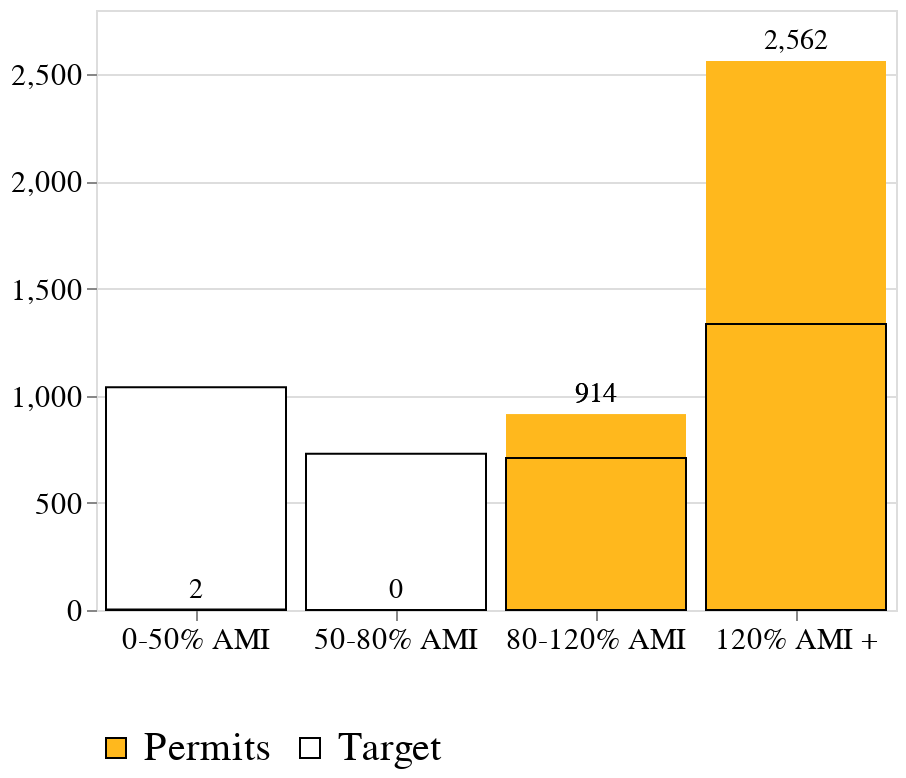

Notebook code cell kept with this figure:
### Code cell
bars = alt.Chart(rhna_10_expo).mark_bar().encode(
    alt.X('ami:O',title=" ",axis=alt.Axis( labelAngle=360),sort=['0-50% AMI', '50-80% AMI', '80-120% AMI', '120% AMI +']),
    alt.Y('value:Q',title=""),
    color=alt.condition(
      alt.datum.order > 2,
      alt.value("#FFB81D"),  # The positive color
      alt.value("#FFFFFF")),order=alt.Order(
      # Sort the segments of the bars by this field
      'order',
      sort='ascending'))

bars2 = alt.Chart(rhna_10_expo).mark_bar().encode(
    alt.X('ami:O',title=" ",axis=alt.Axis( labelAngle=360),sort=['0-50% AMI', '50-80% AMI', '80-120% AMI', '120% AMI +']),
    alt.Y('value:Q',title=""),
    color=alt.condition(
      alt.datum.order > 2,
      alt.value("#FFB81D"),  # The positive color
      alt.value("#FFFFFF")),order=alt.Order(
      # Sort the segments of the bars by this field
      'order',
      sort='ascending'))

bars3 = alt.Chart(rhna_10_expo).mark_bar(stroke="#000000").encode(
    alt.X('ami:O',title=" ",axis=alt.Axis( labelAngle=360),sort=['0-50% AMI', '50-80% AMI', '80-120% AMI', '120% AMI +']),
    alt.Y('value:Q',title=""),
    color=alt.condition(
      alt.datum.order > 2,
      alt.value("#FFB81D"),  # The positive color
      alt.value("#FFFFFF")),order=alt.Order(
      # Sort the segments of the bars by this field
      'order',
      sort='ascending'),
    opacity=alt.condition( 'datum.back <= 1', alt.value(1), alt.value(0)))


text = alt.Chart(rhna_10_expo).mark_text(fontSize = 14,color='black',dy=-10).encode(
    x=alt.X('ami:O',sort=['0-50% AMI', '50-80% AMI', '80-120% AMI', '120% AMI +']),
    y=alt.Y('label:Q',scale=alt.Scale(domain=[0, 2700])),
    detail='label:O',
    text=alt.Text('label:O'),
    opacity=alt.condition( 'datum.value < 210', alt.value(1), alt.value(0))
)

text2 = alt.Chart(rhna_10_expo).mark_text(fontSize = 14,color='black',dy=-10).encode(
    x=alt.X('ami:O',sort=['0-50% AMI', '50-80% AMI', '80-120% AMI', '120% AMI +']),
    y=alt.Y('label:Q',scale=alt.Scale(domain=[0, 2700])),
    detail='label:O',
    text=alt.Text('label:O'),
    opacity=alt.condition( 'datum.label > 210 & datum.label < 2000', alt.value(1), alt.value(0))
)

text3 = alt.Chart(rhna_10_expo).mark_text(fontSize = 14,color='black',dy=-10).encode(
    x=alt.X('ami:O',sort=['0-50% AMI', '50-80% AMI', '80-120% AMI', '120% AMI +']),
    y=alt.Y('label:Q',scale=alt.Scale(domain=[0, 2700])),
    detail='label:O',
    text=alt.Text('label:O',format=','),
    opacity=alt.condition( 'datum.label > 2000', alt.value(1), alt.value(0))
)

legend1 = alt.Chart(legend).mark_bar(stroke="#000000").encode(
    alt.X('ami:O',title=" ",axis=alt.Axis( labelAngle=360),sort=['0-50% AMI', '50-80% AMI', '80-120% AMI', '120% AMI +']),
    alt.Y('value:Q',title=""),
    color=alt.Color('variable:O',title="",scale=alt.Scale(domain=[
                        'Permits', 'Target'],range=["#FFB81D","#FFFFFF"])),order=alt.Order(
      # Sort the segments of the bars by this field
      'order',
      sort='ascending'))

layer = alt.layer(legend1,
    bars,bars2,bars3,
    text,text2,text3
    
).configure_legend(symbolStrokeWidth=1,orient="bottom",direction="horizontal",labelLimit= 0,titleLimit=0,titleFontSize=18,
labelFontSize=20,labelFont="Georgia",titleFont="Georgia").configure_axis(domain=False,labelFont='Georgia',titleFont='Georgia',titleFontWeight="normal",labelFontSize=15,titleFontSize=15).properties(
    width=400
)
layer

### Figure 1 — Vega-Lite specification as saved in the notebook (floating-point values rounded to 4 significant figures)
{"config": {"view": {"continuousWidth": 400, "continuousHeight": 300}, "axis": {"domain": false, "labelFont": "Georgia", "labelFontSize": 15, "titleFont": "Georgia", "titleFontSize": 15, "titleFontWeight": "normal"}, "legend": {"direction": "horizontal", "labelFont": "Georgia", "labelFontSize": 20, "labelLimit": 0, "orient": "bottom", "symbolStrokeWidth": 1, "titleFont": "Georgia", "titleFontSize": 18, "titleLimit": 0}}, "layer": [{"data": {"name": "data-279389264ffdc315b93c6574a35330cc"}, "mark": {"type": "bar", "stroke": "#000000"}, "encoding": {"color": {"field": "variable", "scale": {"domain": ["Permits", "Target"], "range": ["#FFB81D", "#FFFFFF"]}, "title": "", "type": "ordinal"}, "order": {"field": "order", "sort": "ascending", "type": "quantitative"}, "x": {"axis": {"labelAngle": 360}, "field": "ami", "sort": ["0-50% AMI", "50-80% AMI", "80-120% AMI", "120% AMI +"], "title": " ", "type": "ordinal"}, "y": {"field": "value", "title": "", "type": "quantitative"}}}, {"data": {"name": "data-8bc3da53ccfdc1d273914fc40c5dd749"}, "mark": "bar", "encoding": {"color": {"condition": {"value": "#FFB81D", "test": "(datum.order > 2)"}, "value": "#FFFFFF"}, "order": {"field": "order", "sort": "ascending", "type": "quantitative"}, "x": {"axis": {"labelAngle": 360}, "field": "ami", "sort": ["0-50% AMI", "50-80% AMI", "80-120% AMI", "120% AMI +"], "title": " ", "type": "ordinal"}, "y": {"field": "value", "title": "", "type": "quantitative"}}}, {"data": {"name": "data-8bc3da53ccfdc1d273914fc40c5dd749"}, "mark": "bar", "encoding": {"color": {"condition": {"value": "#FFB81D", "test": "(datum.order > 2)"}, "value": "#FFFFFF"}, "order": {"field": "order", "sort": "ascending", "type": "quantitative"}, "x": {"axis": {"labelAngle": 360}, "field": "ami", "sort": ["0-50% AMI", "50-80% AMI", "80-120% AMI", "120% AMI +"], "title": " ", "type": "ordinal"}, "y": {"field": "value", "title": "", "type": "quantitative"}}}, {"data": {"name": "data-8bc3da53ccfdc1d273914fc40c5dd749"}, "mark": {"type": "bar", "stroke": "#000000"}, "encoding": {"color": {"condition": {"value": "#FFB81D", "test": "(datum.order > 2)"}, "value": "#FFFFFF"}, "opacity": {"condition": {"value": 1, "test": "datum.back <= 1"}, "value": 0}, "order": {"field": "order", "sort": "ascending", "type": "quantitative"}, "x": {"axis": {"labelAngle": 360}, "field": "ami", "sort": ["0-50% AMI", "50-80% AMI", "80-120% AMI", "120% AMI +"], "title": " ", "type": "ordinal"}, "y": {"field": "value", "title": "", "type": "quantitative"}}}, {"data": {"name": "data-8bc3da53ccfdc1d273914fc40c5dd749"}, "mark": {"type": "text", "color": "black", "dy": -10, "fontSize": 14}, "encoding": {"detail": {"field": "label", "type": "ordinal"}, "opacity": {"condition": {"value": 1, "test": "datum.value < 210"}, "value": 0}, "text": {"field": "label", "type": "ordinal"}, "x": {"field": "ami", "sort": ["0-50% AMI", "50-80% AMI", "80-120% AMI", "120% AMI +"], "type": "ordinal"}, "y": {"field": "label", "scale": {"domain": [0, 2700]}, "type": "quantitative"}}}, {"data": {"name": "data-8bc3da53ccfdc1d273914fc40c5dd749"}, "mark": {"type": "text", "color": "black", "dy": -10, "fontSize": 14}, "encoding": {"detail": {"field": "label", "type": "ordinal"}, "opacity": {"condition": {"value": 1, "test": "datum.label > 210 & datum.label < 2000"}, "value": 0}, "text": {"field": "label", "type": "ordinal"}, "x": {"field": "ami", "sort": ["0-50% AMI", "50-80% AMI", "80-120% AMI", "120% AMI +"], "type": "ordinal"}, "y": {"field": "label", "scale": {"domain": [0, 2700]}, "type": "quantitative"}}}, {"data": {"name": "data-8bc3da53ccfdc1d273914fc40c5dd749"}, "mark": {"type": "text", "color": "black", "dy": -10, "fontSize": 14}, "encoding": {"detail": {"field": "label", "type": "ordinal"}, "opacity": {"condition": {"value": 1, "test": "datum.label > 2000"}, "value": 0}, "text": {"field": "label", "format": ",", "type": "ordinal"}, "x": {"field": "ami", "sort": ["0-50% AMI", "50-80% AMI", "80-120% AMI", "120% AMI +"], "type": "ordinal"}, "y": {"field": "label", "scale": {"domain": [0, 2700]}, "type": "quantitative"}}}], "width": 400, "$schema": "https://vega.github.io/schema/vega-lite/v4.17.0.json", "datasets": {"data-279389264ffdc315b93c6574a35330cc": [{"Unnamed: 0": 0, "ami": "0-50% AMI", "variable": "Permits", "value": 125, "order": 1, "label": 125.0}, {"Unnamed: 0": 1, "ami": "50-80% AMI", "variable": "Permits", "value": 57, "order": 2, "label": 57.0}, {"Unnamed: 0": 2, "ami": "80-120% AMI", "variable": "Permits", "value": 210, "order": 3, "label": 210.0}, {"Unnamed: 0": 3, "ami": "120% AMI +", "variable": "Permits", "value": 793, "order": 4, "label": 793.0}, {"Unnamed: 0": 4, "ami": "0-50% AMI", "variable": "Target", "value": 265, "order": 1, "label": null}, {"Unnamed: 0": 5, "ami": "50-80% AMI", "variable": "Target", "value": 217, "order": 2, "label": null}, {"Unnamed: 0": 6, "ami": "80-120% AMI", "variable": "Target", "value": 139, "order": 3, "label": null}, {"Unnamed: 0": 7, "ami": "120% AMI +", "variable": "Target", "value": 71, "order": 4, "label": null}], "data-8bc3da53ccfdc1d273914fc40c5dd749": [{"Unnamed: 0": 0, "Unnamed: 0.1": 0, "ami": "0-50% AMI", "variable": "Permits", "value": 2, "order": 1, "label": 2.0, "back": 1}, {"Unnamed: 0": 1, "Unnamed: 0.1": 1, "ami": "50-80% AMI", "variable": "Permits", "value": 0, "order": 2, "label": 0.0, "back": 1}, {"Unnamed: 0": 2, "Unnamed: 0.1": 2, "ami": "80-120% AMI", "variable": "Permits", "value": 709, "order": 3, "label": null, "back": 1}, {"Unnamed: 0": 3, "Unnamed: 0.1": 3, "ami": "120% AMI +", "variable": "Permits", "value": 1335, "order": 4, "label": null, "back": 1}, {"Unnamed: 0": 4, "Unnamed: 0.1": 4, "ami": "0-50% AMI", "variable": "Target", "value": 1038, "order": 1, "label": null, "back": 1}, {"Unnamed: 0": 5, "Unnamed: 0.1": 5, "ami": "50-80% AMI", "variable": "Target", "value": 729, "order": 2, "label": null, "back": 1}, {"Unnamed: 0": 6, "Unnamed: 0.1": 6, "ami": "80-120% AMI", "variable": "Target", "value": 205, "order": 3, "label": 914.0, "back": 2}, {"Unnamed: 0": 7, "Unnamed: 0.1": 7, "ami": "120% AMI +", "variable": "Target", "value": 1227, "order": 4, "label": 2562.0, "back": 2}]}}
